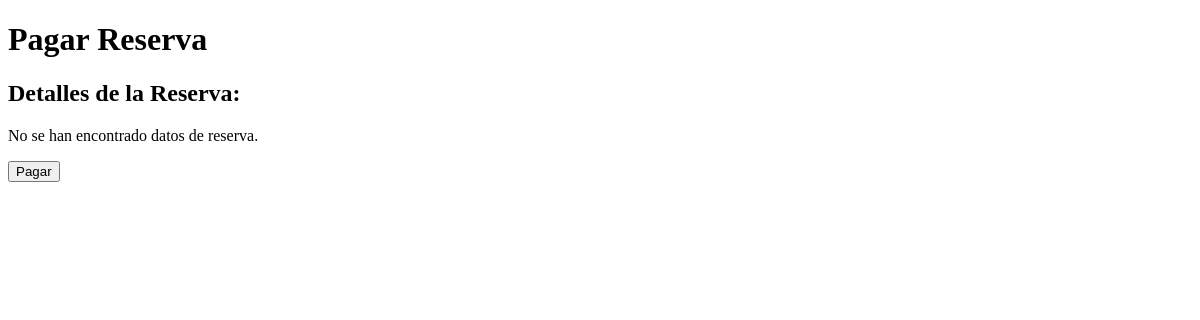
The app's page /pagos/pago/, older data.
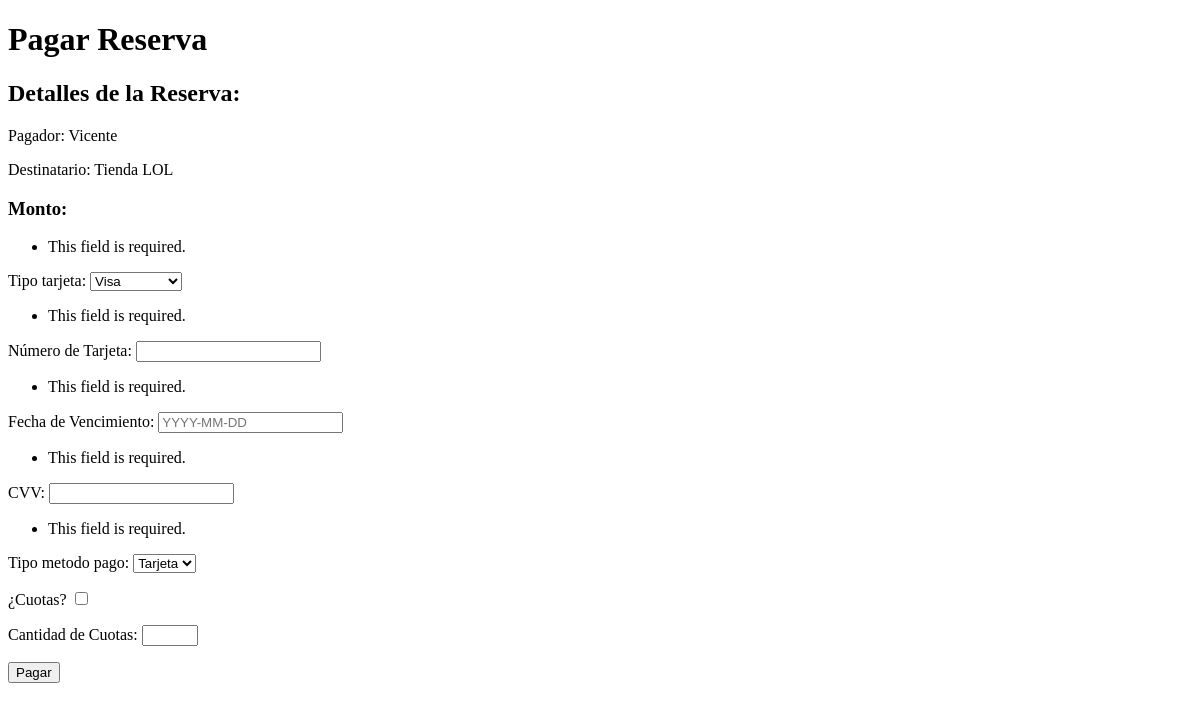
The same page, newer data.
### pagos/models/pagador.py (models this page shows, shortened)
class Pagador(models.Model):
    id_externa = models.IntegerField()
    nombre = models.CharField(max_length=100)
    apellido = models.CharField(max_length=100)
    dni = models.IntegerField()
    email = models.EmailField()

### pagos/models/destinatario.py (models this page shows, shortened)
class Destinatario(models.Model):
    id_externa = models.IntegerField()
    nombre = models.CharField(max_length=50)
    email = models.EmailField()

### pagos/views.py (the view, shortened to what this page needs)
# urls.py: path('pago/', pago, name='pago'),
def pago(request):
    pagador = Pagador.objects.last()
    destinatario = Destinatario.objects.last()
    transaccion = Transaccion.objects.last()
    print(transaccion)
    if pagador is None or destinatario is None:
        return render(request, 'pagos/pago.html', {'error': 'No se encontró ninguna reserva.'})
    form =  PagoForm(request.POST)
    return render(request, 'pagos/pago.html', {'form': form, 'reserva':pagador, 'destinatario':destinatario, 'transaccion':transaccion})

### pagos/forms.py
class PagoForm(forms.Form):
    tipo_tarjeta = forms.ChoiceField(choices=[('visa', 'Visa'), ('mastercard', 'MasterCard')])
    numero_tarjeta = forms.CharField(max_length=16, label='Número de Tarjeta', widget=forms.TextInput(attrs={'type': 'number'}))
    fecha_vencimiento = forms.DateField(label='Fecha de Vencimiento', widget=forms.TextInput(attrs={'placeholder': 'YYYY-MM-DD'}))
    cvv = forms.CharField(max_length=3, label='CVV', widget=forms.TextInput(attrs={'type': 'number'}))
    tipo_metodo_pago = forms.ChoiceField(choices=[('tarjeta', 'Tarjeta'), ('mp', 'MP')])
    cuotas = forms.BooleanField(required=False, label='¿Cuotas?', widget=forms.CheckboxInput())
    cantidad_cuotas = forms.IntegerField(required=False, label='Cantidad de Cuotas', min_value=1, max_value=24)

### pagos/templates/pagos/pago.html (shortened to what this page needs)
<!DOCTYPE html>
<html lang="es">
<head>
</head>
<body>
    <h1>Pagar Reserva</h1>
    <h2>Detalles de la Reserva:</h2>
    {% if reserva %}
        <p>Pagador: {{ reserva.nombre }}</p>
        <p>Destinatario: {{ destinatario.nombre }}</p>
        <h3>Monto: {{ transaccion.monto }} </h3>
    {% else %}
        <p>No se han encontrado datos de reserva.</p>
    {% endif %}
    <form method="POST" action="{% url 'pago' %}">
        {{ form.as_p }}
        <button type="submit">Pagar</button>
    </form>
</body>
</html>

Row changes from the older to the newer data that the page shows:
added Pagador: nombre "Vicente"
added Destinatario: nombre "Tienda LOL"
Text that changed along with them:
form field tipo_tarjeta: (not shown) → "Visa"
form field tipo_metodo_pago: (not shown) → "Tarjeta"
form field cuotas: (not shown) → "☐"
text no longer shown: "No se han encontrado datos de reserva."
text now shown: "Pagador: Destinatario: Monto: This field is required. Tipo tarjeta: This field is required. Número de Tarjeta: This field is required. Fecha de Vencimiento: This field is required. CVV: This field is required. Tipo metodo pago: ¿Cuotas? Cantidad de Cuotas:"
